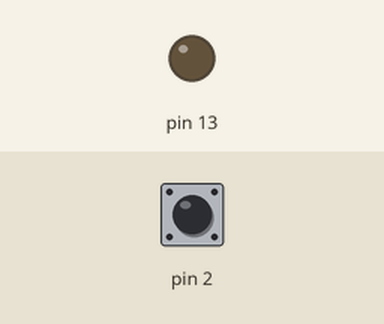
A sketch run on a simulated Arduino Uno, built with avr-gcc and run on an emulated ATmega328P. Parts: output pins drawn as LEDs (lit = HIGH). Inputs (shaded band) come from the test bench; at power-on: pin 2 HIGH.

Above: at 1.2 s.
1.3 s: pin 2 pulled LOW for 0.15 s
At 1.37 s:
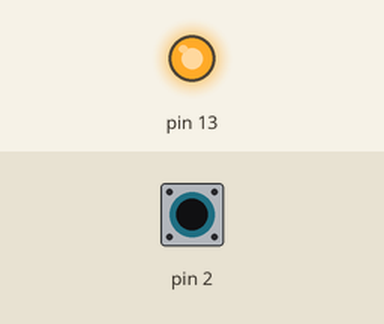
2.9 s: pin 2 pulled LOW for 3.2 s
At 6.9 s:
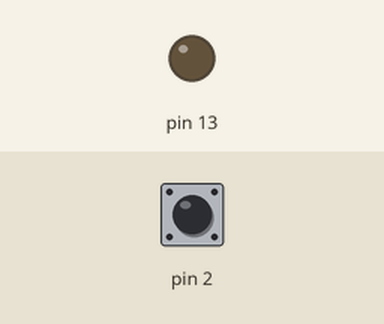
Timing chart, 0 to 8.4 s (numbered marks = the images above; inputs shaded):
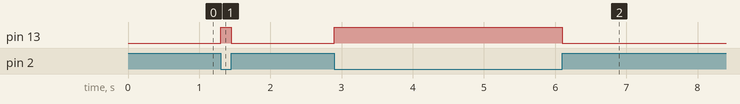

Measured:
- after the input at 1.3 s, pin 13: LOW → HIGH at once, → LOW 0.15 s later
- after the input at 2.9 s, pin 13: LOW → HIGH at once, → LOW 3.2 s later

The sketch:

switch.ino
```cpp
void setup() {
  pinMode(13, OUTPUT);
  pinMode(2, INPUT_PULLUP);
}

void loop() {
  // Leemos el switch.
  // LOW (0) significa que el switch está cerrado (activado hacia tierra)
  if (digitalRead(2) == 0) {
    digitalWrite(13, HIGH); // Se queda encendido
  } else {
    digitalWrite(13, LOW);  // Se queda apagado
  }
}
```
